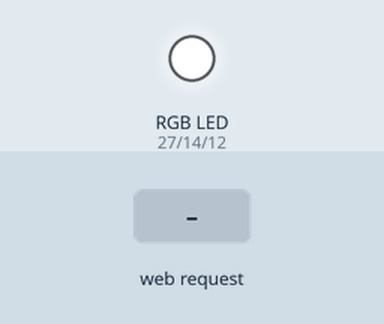
Recording of a sketch running on a simulated ESP32. On the bench: an RGB LED mixed from three pins (HIGH = lit). The test bench sets the inputs (shaded band). What the sketch prints to the serial monitor is not drawn.

Above: at 1.2 s.
1.3 s: HTTP request GET /lock received
At 2.2 s:
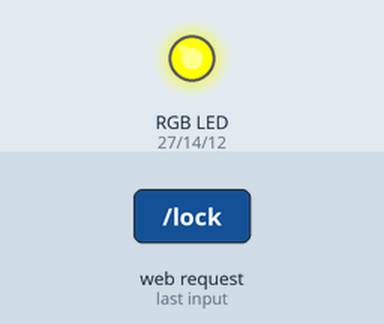
2.8 s: HTTP request GET /unlock received
At 3.4 s:
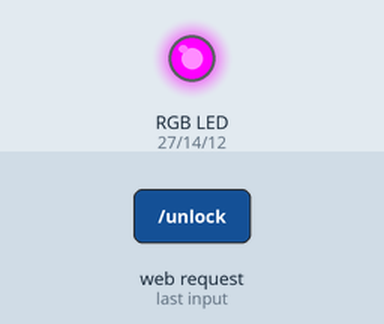
Timing chart, 0 to 5.8 s (numbered marks = the images above; inputs shaded):
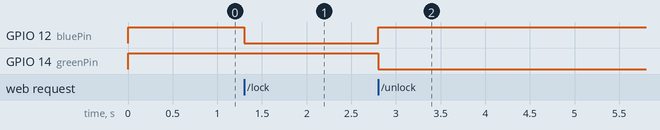

The sketch:

simpleRGBServer.ino
```cpp
#include <WiFi.h>

// Replace with your network credentials
const char* ssid = "Iphone";
const char* password = "netdel100";

WiFiServer server(80);

String header;

// Define the pins for the RGB LED
const int redPin = 27;
const int greenPin = 14;
const int bluePin = 12;

void setup() {
  Serial.begin(115200);

  // Set the pins as outputs
  pinMode(redPin, OUTPUT);
  pinMode(greenPin, OUTPUT);
  pinMode(bluePin, OUTPUT);

  digitalWrite(redPin, HIGH);
  digitalWrite(greenPin, HIGH);
  digitalWrite(bluePin, HIGH);

  // Connect to Wi-Fi network with SSID and password
  Serial.print("Setting AP (Access Point)…");
  // Remove the password parameter, if you want the AP (Access Point) to be open
  WiFi.softAP(ssid, password);

  IPAddress IP = WiFi.softAPIP();
  Serial.print("AP IP address: ");
  Serial.println(IP);

  server.begin();
}

void loop() {
  WiFiClient client = server.available();   // Listen for incoming clients

  if (client) {                             // If a new client connects,
    Serial.println("New Client.");          // print a message out in the serial port
    String currentLine = "";                // make a String to hold incoming data from the client
    while (client.connected()) {            // loop while the client's connected
      if (client.available()) {             // if there's bytes to read from the client,
        char c = client.read();             // read a byte, then
        Serial.write(c);                    // print it out the serial monitor
        header += c;
        if (c == '\n') {                    // if the byte is a newline character
          // if the current line is blank, you got two newline characters in a row.
          // that's the end of the client HTTP request, so send a response:
          if (currentLine.length() == 0) {
            // HTTP headers always start with a response code (e.g. HTTP/1.1 200 OK)
            // and a content-type so the client knows what's coming, then a blank line:
            client.println("HTTP/1.1 200 OK");
            client.println("Content-type:text/html");
            client.println("Connection: close");
            client.println();

            // turns the GPIOs on and off
            if (header.indexOf("GET /lock") >= 0) {
              Serial.println("GPIO blue on");
              digitalWrite(redPin, HIGH);
              digitalWrite(greenPin, HIGH);
              digitalWrite(bluePin, LOW);
            } else if (header.indexOf("GET /unlock") >= 0) {
              Serial.println("GPIO green on");
              digitalWrite(redPin, HIGH);
              digitalWrite(greenPin, LOW);
              digitalWrite(bluePin, HIGH);
            } else {
              Serial.println("GPIO red on");
              digitalWrite(redPin, LOW);
              digitalWrite(greenPin, HIGH);
              digitalWrite(bluePin, HIGH);
            }

            // Display the HTML web page
            client.println("<!DOCTYPE html><html>");
            client.println("<head><meta name=\"viewport\" content=\"width=device-width, initial-scale=1\">");
            client.println("<link rel=\"icon\" href=\"data:,\">");
            // CSS to style the on/off buttons
            // Feel free to change the background-color and font-size attributes to fit your preferences
            client.println("<style>html { font-family: Helvetica; display: inline-block; margin: 0px auto; text-align: center;}");
            client.println(".button { background-color: #4CAF50; border: none; color: white; padding: 16px 40px;");
            client.println("text-decoration: none; font-size: 30px; margin: 2px; cursor: pointer;}");
            client.println(".button2 {background-color: #555555;}</style></head>");

            // Web Page Heading
            client.println("<body><h1>ESP32 Web Server</h1>");

            client.println("<p><a href=\"/unlock\"><button class=\"button\">Unlock</button></a></p>");
            client.println("<p><a href=\"/lock\"><button class=\"button\">Lock</button></a></p>");
            client.println("<p><a href=\"/error\"><button class=\"button\">Error</button></a></p>");
            client.println("</body></html>");

            // The HTTP response ends with another blank line
            client.println();
            // Break out of the while loop
            break;
          } else { // if you got a newline, then clear currentLine
            currentLine = "";
          }
        } else if (c != '\r') {  // if you got anything else but a carriage return character,
          currentLine += c;      // add it to the end of the currentLine
        }
      }
    }
    // Clear the header variable
    header = "";
    // Close the connection
    client.stop();
    Serial.println("Client disconnected.");
    Serial.println("");
  }
}
```

Measured:
- after the input at 1.3 s, GPIO 12 (bluePin): HIGH → LOW at once
- after the input at 2.8 s, GPIO 12 (bluePin): LOW → HIGH at once; GPIO 14 (greenPin): HIGH → LOW at once
